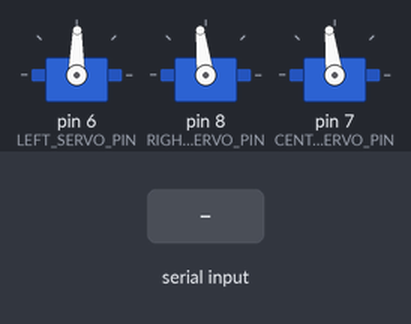
Simulated run of this sketch. Board: Arduino Uno, built with avr-gcc and run on an emulated ATmega328P. On the bench: 3 × servo. The test bench sets the inputs (shaded band).

Above: at 1.2 s.
1.3 s: "2" received over Serial
At 1.49 s:
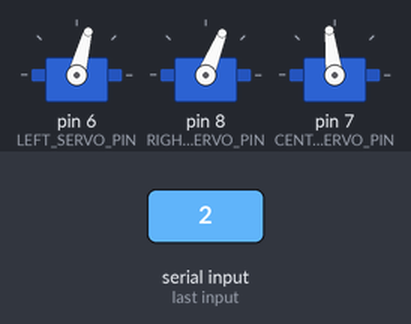
At 2.7 s:
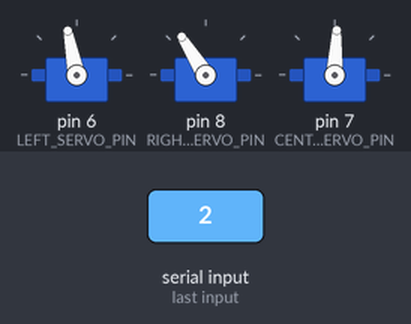
4.3 s: byte 99 ('c') received over Serial
At 5.13 s:
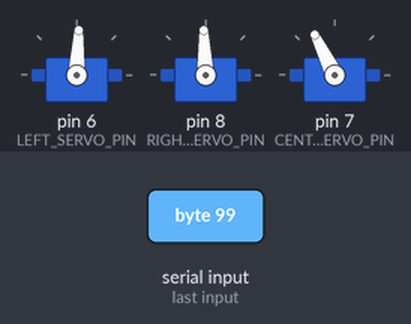
7.3 s: byte 100 ('d') received over Serial
At 8.46 s:
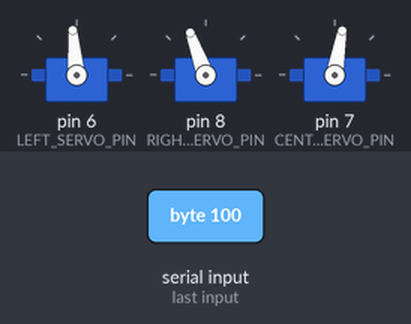
10.3 s: byte 49 ('1') received over Serial
13.3 s: "3" received over Serial
16.3 s: "7" received over Serial
Timing chart, 0 to 30.5 s (numbered marks = the images above; inputs shaded):
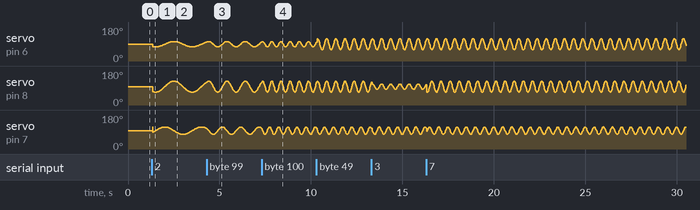

The sketch:

BT_roboFishtest.ino
```cpp
/*
*
* File: BT_roboFishtest.ino
* Purpose: Example of the basic control for Robotic Fish（with Bluetooth）
* Version: 1.0.0
*
*/


#include <SoftwareSerial.h>
#include <Servo.h>

// pin bluetooth
//SoftwareSerial MyBlue(10, 11);

// pin servo
const int LEFT_SERVO_PIN = 6; //servo back tail
const int CENTRAL_SERVO_PIN = 7;//fins 1 pin to 2 servo right and left
const int RIGHT_SERVO_PIN = 8;//middle tail

// posisi angle servo pada posisi awal
const long LEFT_SERVO_ZERO_VALUE = 89;
const long RIGHT_SERVO_ZERO_VALUE = 97;
const long CENTRAL_SERVO_ZERO_VALUE =97.5;

// Amplitude untuk servo samping kanan dan kiri
const long SIDE_SERVOS_FULL_AMPLITUDE = 30;
// setengah amplitude untuk servo kanan kiri saat robot berputar.
const long SIDE_SERVOS_HALF_AMPLITUDE = 15;
// amplitude untuk servo tengah
const long CENTRAL_SERVO_AMPLITUDE = 20;

// perbedaan periode pada setiap action
const long STEP_PERIOD_VERY_SLOW = 2000;
const long STEP_PERIOD_SLOW = 1500;
const long STEP_PERIOD_FAST = 1000;
const long STEP_PERIOD_VERY_FAST = 500;

long lastMillis;
long globalPhase;
float angleShiftLeftServo;
float angleShiftRightServo;
float angleShiftCentralServo;
long stepPeriod;
long amplitudeLeftServo;
long amplitudeRightServo;
boolean isAttached;
boolean isStopped;
char BLUETOOTH_VAR;

Servo LeftServo;
Servo RightServo;
Servo CentralServo;

void attachServos() {
  if (!isAttached) {
    LeftServo.attach(LEFT_SERVO_PIN);
    RightServo.attach(RIGHT_SERVO_PIN);
    CentralServo.attach(CENTRAL_SERVO_PIN);
    isAttached = true;
  }
}

// dibeberapa posisi mungkin servo akan mengeluarkan bunyi atar bergetar
//     untuk menghindari hal ini servo akan diarahkan berhenti.
void detachServos() {
  if (isAttached) {
    LeftServo.detach();
    RightServo.detach();
    CentralServo.detach();
    isAttached = false;
  }
}

void setup() {

  Serial.begin(9600);
  //MyBlue.begin(9600);
  attachServos();
  isStopped = true;
  lastMillis = millis();

  angleShiftLeftServo = 0;
  angleShiftRightServo = 0;
  angleShiftCentralServo = 0;

  stepPeriod = STEP_PERIOD_VERY_SLOW;
  //Serial.println("Ready to connect");

}


int getAngle(long amplitude, long phaseMillis, float shiftAngle) {
  float alpha = 2 * PI * phaseMillis / stepPeriod + shiftAngle;
  float angle = amplitude * sin(alpha);
  return (int)angle;
}

template<typename T,size_t N>
boolean hasCode(T (&commandCodes)[N], long code) {
  for (int i = 0; i < N; i++) {
    if (commandCodes[i] == code) {
      return true;
    }
  }
  return false;
}

void loop() {
  long millisNow = millis();
  long millisPassed = millisNow - lastMillis;
  //Serial.println("ready1!");
  if (isStopped) {
    //  Kita harus menunggu setengah detik. Setelah itu kita berpikir bahwa servos
    // berada dalam posisi nol dan kita dapat melepaskan mereka.
    if (millisPassed >= 100) {
      lastMillis = 0;
      detachServos();
    }

    globalPhase = 0;
  } else {
    lastMillis = millisNow;
    globalPhase += millisPassed;
    globalPhase = globalPhase % stepPeriod;
    //Serial.println("ready3!");
  }

  if(Serial.available()) {
        //Serial.println("BT is ready!");
        BLUETOOTH_VAR=Serial.read();
    if ('1'== BLUETOOTH_VAR||
        BLUETOOTH_VAR=='2' ||
        BLUETOOTH_VAR=='3' ){

      attachServos();
      isStopped = false;
      angleShiftLeftServo = 0;
      angleShiftRightServo = 0;
      angleShiftCentralServo = PI/2;

      amplitudeLeftServo = SIDE_SERVOS_FULL_AMPLITUDE;
      amplitudeRightServo = SIDE_SERVOS_FULL_AMPLITUDE;
      delay(20);
      if (BLUETOOTH_VAR=='2') {
        amplitudeLeftServo = SIDE_SERVOS_HALF_AMPLITUDE;
        delay(20);
      } else if (BLUETOOTH_VAR=='3') {
        amplitudeRightServo = SIDE_SERVOS_HALF_AMPLITUDE;
        delay(20);
      }
    } else if(BLUETOOTH_VAR=='4' ||
              BLUETOOTH_VAR=='5' ||
              BLUETOOTH_VAR=='6') {

      attachServos();
      isStopped = false;
      angleShiftLeftServo = 0;
      angleShiftRightServo = 0;
      angleShiftCentralServo = -PI/2;

      amplitudeLeftServo = SIDE_SERVOS_FULL_AMPLITUDE;
      amplitudeRightServo = SIDE_SERVOS_FULL_AMPLITUDE;
      delay(20);
      if (BLUETOOTH_VAR=='5') {
        amplitudeRightServo = SIDE_SERVOS_HALF_AMPLITUDE;
        delay(20);
      } else if (BLUETOOTH_VAR=='6') {
        amplitudeLeftServo = SIDE_SERVOS_HALF_AMPLITUDE;
        delay(20);
      }
    } else if (BLUETOOTH_VAR=='7') {
      attachServos();
      isStopped = false;
      angleShiftLeftServo = 0;
      angleShiftRightServo = PI;
      angleShiftCentralServo = -PI/2;
      amplitudeLeftServo = SIDE_SERVOS_FULL_AMPLITUDE;
      amplitudeRightServo = SIDE_SERVOS_FULL_AMPLITUDE;
      delay(20);
    } else if (BLUETOOTH_VAR=='8') {
      attachServos();
      isStopped = false;
      angleShiftLeftServo = 0;
      angleShiftRightServo = PI;
      angleShiftCentralServo = PI/2;
      amplitudeLeftServo = SIDE_SERVOS_FULL_AMPLITUDE;
      amplitudeRightServo = SIDE_SERVOS_FULL_AMPLITUDE;
      delay(20);
    } else if (BLUETOOTH_VAR=='9') {
      attachServos();
      isStopped = true;
      angleShiftLeftServo = 0;
      angleShiftRightServo = 0;
      angleShiftCentralServo = 0;
      amplitudeLeftServo = SIDE_SERVOS_FULL_AMPLITUDE;
      amplitudeRightServo = SIDE_SERVOS_FULL_AMPLITUDE;
      delay(20);
    } else if (BLUETOOTH_VAR=='a') {
      // globalPhase koreksi untuk menyimpan posisi servo ketika mengubah periode.
      globalPhase = globalPhase * STEP_PERIOD_VERY_SLOW / stepPeriod;
      stepPeriod = STEP_PERIOD_VERY_SLOW;
      delay(20);
    } else if (BLUETOOTH_VAR=='b') {
      globalPhase = globalPhase * STEP_PERIOD_SLOW / stepPeriod;
      stepPeriod = STEP_PERIOD_SLOW;
      delay(20);
    } else if (BLUETOOTH_VAR=='c') {
      globalPhase = globalPhase * STEP_PERIOD_FAST / stepPeriod;
      stepPeriod = STEP_PERIOD_FAST;
      delay(20);
    } else if (BLUETOOTH_VAR=='d') {
      globalPhase = globalPhase * STEP_PERIOD_VERY_FAST / stepPeriod;
      stepPeriod = STEP_PERIOD_VERY_FAST;
      delay(20);
    }


  }

  if (isAttached) {
    LeftServo.write(LEFT_SERVO_ZERO_VALUE + getAngle(amplitudeLeftServo, globalPhase, angleShiftLeftServo));
    RightServo.write(RIGHT_SERVO_ZERO_VALUE + getAngle(amplitudeRightServo, globalPhase, angleShiftRightServo));
    CentralServo.write(CENTRAL_SERVO_ZERO_VALUE + getAngle(CENTRAL_SERVO_AMPLITUDE, globalPhase, angleShiftCentralServo));
  }
}
```
